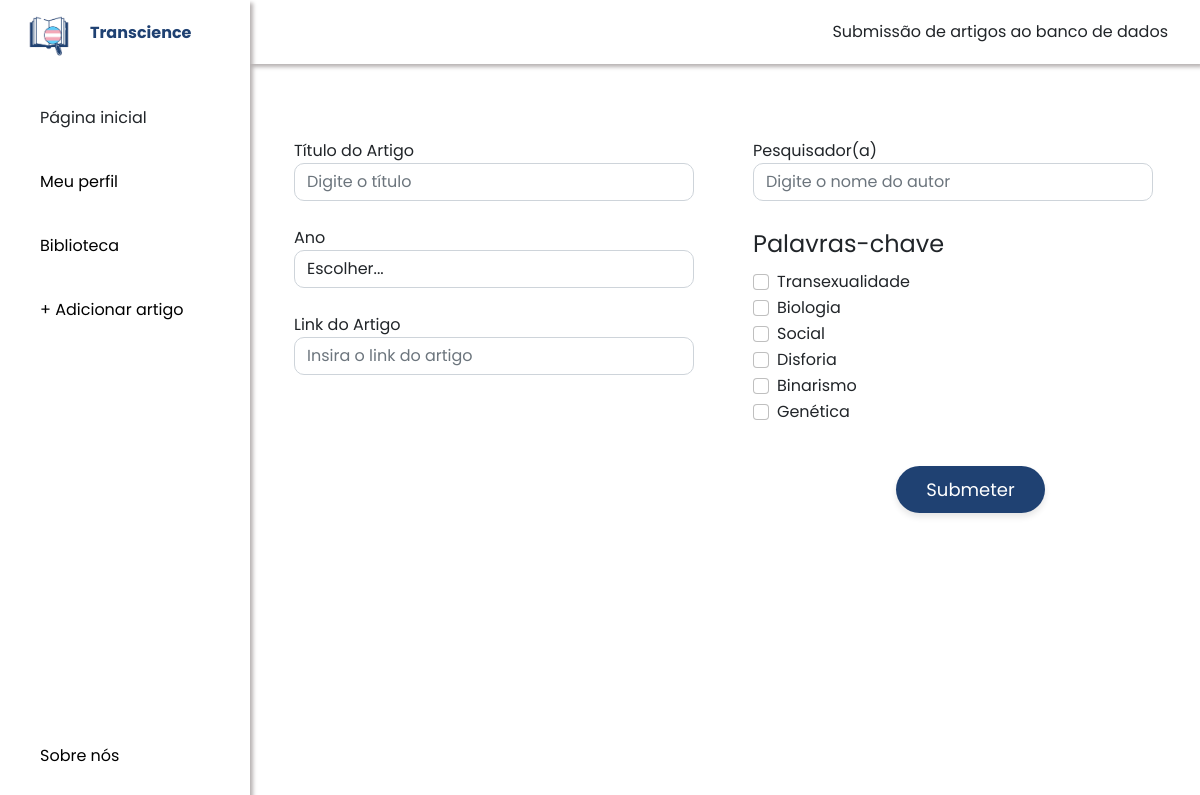
Before: /auth/novoArtigo/ (signed in) with the older database file.
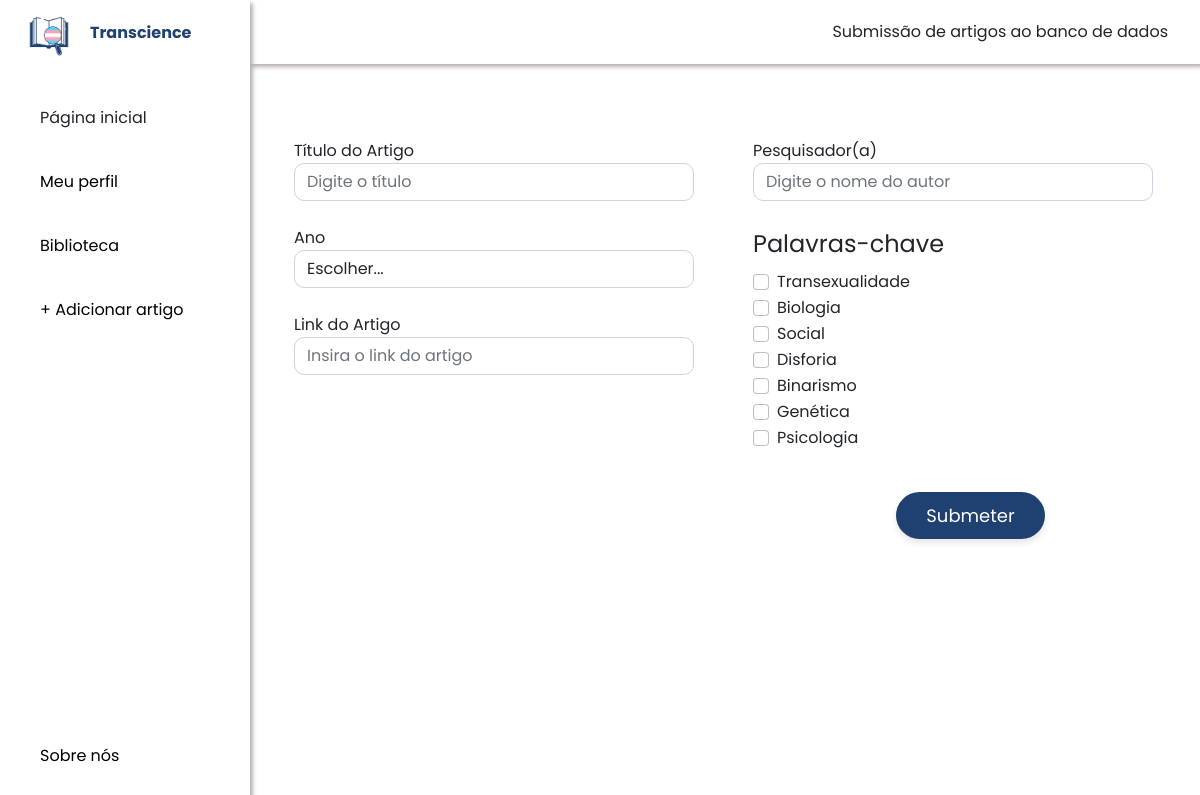
After: the same page with the newer database file.
### biblioteca/models.py (models this page shows, shortened)
class PalavraChave(models.Model):
    nome = models.CharField(max_length=100)

### login/views.py (the view, shortened to what this page needs)
# urls.py: path('novoArtigo/', views.novoArtigo, name='novoArtigo'),
@login_required(login_url="/auth/login/")
def novoArtigo(request):
    if request.method == "GET":
        relevancias = Relevancia.objects.all()
        anos = Ano.objects.all()
        palavras_chave = PalavraChave.objects.all()
        return render(request, 'biblioteca/cadastro_artigo.html', {
            'relevancias': relevancias,
            'anos': anos,
            'palavras_chave': palavras_chave
        })

### biblioteca/templates/biblioteca/cadastro_artigo.html (shortened to what this page needs)
{% load static %}
<!DOCTYPE html>
<html lang="pt-br">
<head>
    <link rel="stylesheet" href="{% static 'css/bootstrap.min.css' %}">
    <link rel="stylesheet" href="{% static 'fa/css/all.min.css' %}">
    <link rel="stylesheet" href="{% static 'biblioteca/style.css' %}">
</head>
<body id="body-pd">
<header class="header" id="header">
    <a>Submissão de artigos ao banco de dados</a>
</header>
<div class="l-navbar" id="nav-bar">
    <nav class="nav">
        <div>
            <a href="#" class="nav_logo">
                <img src="{% static 'biblioteca/images/logo.png' %}" alt="Logo" class="nav_logo-img">
                <span class="nav_logo-name">Transcience</span>
            </a>
            <div class="nav_list">
                <a href="{% url 'biblioteca:index' %}" class="nav_link active">
                    <span class="nav_name">Página inicial</span>
                </a>
                <a href="{% url 'perfil' %}" class="nav_link">
                    <span class="nav_name">Meu perfil</span>
                </a>
                <a href="{% url 'biblioteca:minha_biblioteca' %}" class="nav_link">
                    <span class="nav_name">Biblioteca</span>
                </a>
                <a href="{% url 'novoArtigo' %}" class="nav_link">
                    <span class="nav_name"> + Adicionar artigo</span>
                </a>
            </div>
        </div>
        <a href="#" class="nav_link">
            <span class="nav_name">Sobre nós</span>
        </a>
    </nav>
</div>
<div class="container mt-5">
    <form action="{% url 'novoArtigo' %}" method="POST">
        <div class="row">
            <div class="col-md-6">
                <div class="form-group">
                    <label for="titulo">Título do Artigo</label>
                    <input type="text" name="titulo" id="titulo" class="form-control" placeholder="Digite o título" required>
                </div>
                <div class="form-group">
                    <label for="ano">Ano</label>
                    <select name="ano_id" id="ano" class="form-control" required>
                        <option selected disabled>Escolher...</option>
                    </select>
                </div>
                <div class="form-group">
                    <label for="link">Link do Artigo</label>
                    <input type="url" name="link" id="link" class="form-control" placeholder="Insira o link do artigo" required>
                </div>
            </div>
            <div class="col-md-6">
                <div class="form-group">
                    <label for="autor">Pesquisador(a)</label>
                    <input type="text" name="autor" id="autor" class="form-control" placeholder="Digite o nome do autor" required>
                </div>
                <fieldset class="form-group">
                    <legend>Palavras-chave</legend>
                    <div class="row">
                        <div class="col-sm-12">
                            {% for palavra in palavras_chave %}
                            <div class="form-check">
                                <input class="form-check-input" type="checkbox" name="palavras_chave" id="palavra{{ palavra.id }}" value="{{ palavra.id }}">
                                <label class="form-check-label" for="palavra{{ palavra.id }}">
                                    {{ palavra.nome }}
                                </label>
                            </div>
                            {% endfor %}
                        </div>
                    </div>
                </fieldset>
                <div class="col-12 text-center mt-4">
                    <button type="submit" class="custom-button">Submeter</button>
                </div>
        </div>
    </form>
</div>
</body>
</html>

### biblioteca/static/biblioteca/style.css (style rules this page uses)
:root { --header-height: 3rem; --nav-width: 250px; --first-color: #ffffff; --first-color-light: #000000; --white-color: #ffffff; --normal-font-size: 1rem; --z-fixed: 100; --body-font: "Poppins", sans-serif; }
* { font-family: "Poppins", sans-serif; }
body { position: relative; font-family: var(--body-font); transition: .5s; margin: 0; padding: 0; }
a { text-decoration: none; }
.header { width: 100%; height: var(--header-height); position: fixed; top: 0; left: 0; display: flex; align-items: center; justify-content: space-between; padding: 0 1rem; background-color: #ffffff; z-index: var(--z-fixed); transition: .5s; box-shadow: 3px 3px 4px rgb(183, 178, 178); }
.l-navbar { position: fixed; top: 0; left: 0; width: var(--nav-width); height: 100vh; background-color: #ffffff; padding: 0; transition: .5s; z-index: var(--z-fixed); box-shadow: 3px 3px 4px rgb(183, 178, 178); }
.nav { height: 100%; display: flex; flex-direction: column; justify-content: space-between; overflow: hidden; margin-top: 0; }
.nav_logo, .nav_link { display: grid; grid-template-columns: max-content max-content; align-items: center; column-gap: 1rem; padding: .5rem 0 .5rem 1.5rem; }
.nav_logo { margin-bottom: 2rem; }
.nav_logo-name { color: #1F4172; font-weight: 700; }
.nav_link { position: relative; color: var(--first-color-light); margin-bottom: 1.5rem; transition: .3s; }
.nav_logo-img { width: 50px; height: 50px; white-space: nowrap; }
.active { color: var(--black-color); }
.active::before { content: ''; position: absolute; left: 0; width: 2px; height: 32px; background-color: var(--white-color); }
@media screen and (min-width: 768px) { body { margin: calc(var(--header-height) + 1rem) 0 0 0; padding-left: calc(var(--nav-width) + 2rem); } }
@media screen and (min-width: 768px) { .header { height: calc(var(--header-height) + 1rem); padding: 0 2rem 0 calc(var(--nav-width) + 2rem); } }
@media screen and (min-width: 768px) { .l-navbar { left: 0; padding: 0; margin: 0; } }
@media screen and (min-width: 768px) { .form-control { width: 400px; border-radius: 10px; } }
@media screen and (min-width: 768px) { .container { margin-top: 2rem; } }
@media screen and (min-width: 768px) { .row { margin-bottom: 1rem; } }
@media screen and (min-width: 768px) { .form-group { margin-bottom: 1rem; } }
@media screen and (min-width: 768px) { .custom-button { background-color: #1F4172; color: white; padding: 10px 30px; border: none; border-radius: 50px; font-size: 18px; box-shadow: 0px 4px 6px rgba(0, 0, 0, 0.1); transition: background-color 0.3s ease, transform 0.3s ease; } }
@media screen and (min-width: 768px) { .col-md-6 { margin-top: 50px; } }
@media screen and (min-width: 768px) { .form-group { margin-top: 25px; } }
@media screen and (min-width: 768px) { select { color: black; } }

Changed rows visible on the page:
added PalavraChave: nome "Psicologia"
